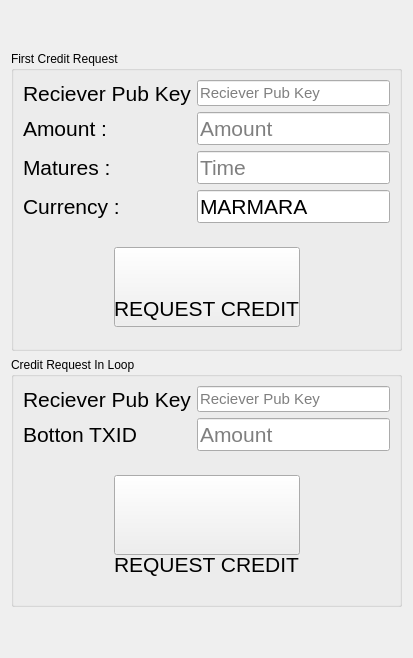
              <widget class="QWidget" name="tab_13">
               <attribute name="title">
                <string>BEARER (HOLDER)</string>
               </attribute>
               <layout class="QVBoxLayout" name="verticalLayout_13">
                <item>
                 <spacer name="verticalSpacer_14">
                  <property name="orientation">
                   <enum>Qt::Vertical</enum>
                  </property>
                  <property name="sizeHint" stdset="0">
                   <size>
                    <width>20</width>
                    <height>40</height>
                   </size>
                  </property>
                 </spacer>
                </item>
                <item>
                 <layout class="QHBoxLayout" name="horizontalLayout_35">
                  <item>
                   <widget class="QGroupBox" name="groupBox_10">
                    <property name="sizePolicy">
                     <sizepolicy hsizetype="Maximum" vsizetype="Maximum">
                      <horstretch>0</horstretch>
                      <verstretch>0</verstretch>
                     </sizepolicy>
                    </property>
                    <property name="minimumSize">
                     <size>
                      <width>0</width>
                      <height>0</height>
                     </size>
                    </property>
                    <property name="maximumSize">
                     <size>
                      <width>700</width>
                      <height>300</height>
                     </size>
                    </property>
                    <property name="title">
                     <string>First Credit Request</string>
                    </property>
                    <layout class="QGridLayout" name="gridLayout_26">
                     <item row="1" column="0">
                      <widget class="QLabel" name="label_22">
                       <property name="font">
                        <font>
                         <pointsize>16</pointsize>
                        </font>
                       </property>
                       <property name="text">
                        <string>Amount :</string>
                       </property>
                      </widget>
                     </item>
                     <item row="2" column="1">
                      <widget class="QLineEdit" name="lineEdit_3">
                       <property name="enabled">
                        <bool>true</bool>
                       </property>
                       <property name="font">
                        <font>
                         <pointsize>16</pointsize>
                        </font>
                       </property>
                       <property name="layoutDirection">
                        <enum>Qt::LeftToRight</enum>
                       </property>
                       <property name="inputMethodHints">
                        <set>Qt::ImhLatinOnly</set>
                       </property>
                       <property name="text">
                        <string/>
                       </property>
                       <property name="alignment">
                        <set>Qt::AlignLeading|Qt::AlignLeft|Qt::AlignVCenter</set>
                       </property>
                       <property name="placeholderText">
                        <string>Time</string>
                       </property>
                      </widget>
                     </item>
                     <item row="2" column="0">
                      <widget class="QLabel" name="label_41">
                       <property name="font">
                        <font>
                         <pointsize>16</pointsize>
                        </font>
                       </property>
                       <property name="text">
                        <string>Matures : </string>
                       </property>
                      </widget>
                     </item>
                     <item row="0" column="0">
                      <widget class="QLabel" name="label_34">
                       <property name="font">
                        <font>
                         <pointsize>16</pointsize>
                        </font>
                       </property>
                       <property name="text">
                        <string>Reciever Pub Key</string>
                       </property>
                      </widget>
                     </item>
                     <item row="0" column="1">
                      <widget class="QLineEdit" name="lineEdit_21">
                       <property name="font">
                        <font>
                         <pointsize>11</pointsize>
                        </font>
                       </property>
                       <property name="text">
                        <string/>
                       </property>
                       <property name="placeholderText">
                        <string>Reciever Pub Key</string>
                       </property>
                      </widget>
                     </item>
                     <item row="1" column="1">
                      <widget class="QLineEdit" name="lineEdit_2">
                       <property name="font">
                        <font>
                         <pointsize>16</pointsize>
                        </font>
                       </property>
                       <property name="text">
                        <string/>
                       </property>
                       <property name="placeholderText">
                        <string>Amount</string>
                       </property>
                      </widget>
                     </item>
                     <item row="3" column="0">
                      <widget class="QLabel" name="label_42">
                       <property name="font">
                        <font>
                         <pointsize>16</pointsize>
                        </font>
                       </property>
                       <property name="text">
                        <string>Currency : </string>
                       </property>
                      </widget>
                     </item>
                     <item row="3" column="1">
                      <widget class="QLineEdit" name="lineEdit_4">
                       <property name="enabled">
                        <bool>true</bool>
                       </property>
                       <property name="font">
                        <font>
                         <pointsize>16</pointsize>
                        </font>
                       </property>
                       <property name="text">
                        <string>MARMARA</string>
                       </property>
                       <property name="readOnly">
                        <bool>true</bool>
                       </property>
                      </widget>
                     </item>
                     <item row="4" column="0" colspan="2">
                      <widget class="QFrame" name="frame_46">
                       <property name="sizePolicy">
                        <sizepolicy hsizetype="Minimum" vsizetype="Maximum">
                         <horstretch>0</horstretch>
                         <verstretch>0</verstretch>
                        </sizepolicy>
                       </property>
                       <property name="frameShape">
                        <enum>QFrame::NoFrame</enum>
                       </property>
                       <property name="frameShadow">
                        <enum>QFrame::Raised</enum>
                       </property>
                       <layout class="QHBoxLayout" name="horizontalLayout_8">
                        <item>
                         <spacer name="horizontalSpacer_16">
                          <property name="orientation">
                           <enum>Qt::Horizontal</enum>
                          </property>
                          <property name="sizeHint" stdset="0">
                           <size>
                            <width>40</width>
                            <height>20</height>
                           </size>
                          </property>
                         </spacer>
                        </item>
                        <item>
                         <widget class="QFrame" name="frame_7">
                          <property name="frameShape">
                           <enum>QFrame::NoFrame</enum>
                          </property>
                          <property name="frameShadow">
                           <enum>QFrame::Raised</enum>
                          </property>
                          <layout class="QVBoxLayout" name="verticalLayout_14">
                           <item>
                            <widget class="QPushButton" name="pushButton_27">
                             <property name="sizePolicy">
                              <sizepolicy hsizetype="Minimum" vsizetype="Maximum">
                               <horstretch>0</horstretch>
                               <verstretch>0</verstretch>
                              </sizepolicy>
                             </property>
                             <property name="minimumSize">
                              <size>
                               <width>80</width>
                               <height>80</height>
                              </size>
                             </property>
                             <property name="layoutDirection">
                              <enum>Qt::LeftToRight</enum>
                             </property>
                             <property name="text">
                              <string/>
                             </property>
                             <property name="autoRepeatDelay">
                              <number>0</number>
                             </property>
                            </widget>
                           </item>
                           <item>
                            <widget class="QLabel" name="label_43">
                             <property name="font">
                              <font>
                               <pointsize>16</pointsize>
                              </font>
                             </property>
                             <property name="text">
                              <string>REQUEST CREDIT</string>
                             </property>
                            </widget>
                           </item>
                          </layout>
                         </widget>
                        </item>
                        <item>
                         <spacer name="horizontalSpacer_15">
                          <property name="orientation">
                           <enum>Qt::Horizontal</enum>
                          </property>
                          <property name="sizeHint" stdset="0">
                           <size>
                            <width>40</width>
                            <height>20</height>
                           </size>
                          </property>
                         </spacer>
                        </item>
                       </layout>
                      </widget>
                     </item>
                    </layout>
                   </widget>
                  </item>
                 </layout>
                </item>
                <item>
                 <layout class="QHBoxLayout" name="horizontalLayout_37">
                  <item>
                   <widget class="QGroupBox" name="groupBox_11">
                    <property name="sizePolicy">
                     <sizepolicy hsizetype="Maximum" vsizetype="Maximum">
                      <horstretch>0</horstretch>
                      <verstretch>0</verstretch>
                     </sizepolicy>
                    </property>
                    <property name="minimumSize">
                     <size>
                      <width>0</width>
                      <height>0</height>
                     </size>
                    </property>
                    <property name="maximumSize">
                     <size>
                      <width>700</width>
                      <height>250</height>
                     </size>
                    </property>
                    <property name="title">
                     <string>Credit Request In Loop</string>
                    </property>
                    <layout class="QGridLayout" name="gridLayout_28">
                     <item row="1" column="0">
                      <widget class="QLabel" name="label_49">
                       <property name="font">
                        <font>
                         <pointsize>16</pointsize>
                        </font>
                       </property>
                       <property name="text">
                        <string>Botton TXID </string>
                       </property>
                      </widget>
                     </item>
                     <item row="0" column="0">
                      <widget class="QLabel" name="label_51">
                       <property name="font">
                        <font>
                         <pointsize>16</pointsize>
                        </font>
                       </property>
                       <property name="text">
                        <string>Reciever Pub Key</string>
                       </property>
                      </widget>
                     </item>
                     <item row="0" column="1">
                      <widget class="QLineEdit" name="lineEdit_24">
                       <property name="font">
                        <font>
                         <pointsize>11</pointsize>
                        </font>
                       </property>
                       <property name="text">
                        <string/>
                       </property>
                       <property name="placeholderText">
                        <string>Reciever Pub Key</string>
                       </property>
                      </widget>
                     </item>
                     <item row="1" column="1">
                      <widget class="QLineEdit" name="lineEdit_25">
                       <property name="font">
                        <font>
                         <pointsize>16</pointsize>
                        </font>
                       </property>
                       <property name="text">
                        <string/>
                       </property>
                       <property name="placeholderText">
                        <string>Amount</string>
                       </property>
                      </widget>
                     </item>
                     <item row="2" column="0" colspan="2">
                      <widget class="QFrame" name="frame_48">
                       <property name="sizePolicy">
                        <sizepolicy hsizetype="Minimum" vsizetype="Maximum">
                         <horstretch>0</horstretch>
                         <verstretch>0</verstretch>
                        </sizepolicy>
                       </property>
                       <property name="frameShape">
                        <enum>QFrame::NoFrame</enum>
                       </property>
                       <property name="frameShadow">
                        <enum>QFrame::Raised</enum>
                       </property>
                       <layout class="QHBoxLayout" name="horizontalLayout_38">
                        <item>
                         <spacer name="horizontalSpacer_23">
                          <property name="orientation">
                           <enum>Qt::Horizontal</enum>
                          </property>
                          <property name="sizeHint" stdset="0">
                           <size>
                            <width>40</width>
                            <height>20</height>
                           </size>
                          </property>
                         </spacer>
                        </item>
                        <item>
                         <widget class="QFrame" name="frame_12">
                          <property name="frameShape">
                           <enum>QFrame::NoFrame</enum>
                          </property>
                          <property name="frameShadow">
                           <enum>QFrame::Raised</enum>
                          </property>
                          <layout class="QVBoxLayout" name="verticalLayout_16">
                           <item>
                            <widget class="QPushButton" name="pushButton_32">
                             <property name="sizePolicy">
                              <sizepolicy hsizetype="Minimum" vsizetype="Maximum">
                               <horstretch>0</horstretch>
                               <verstretch>0</verstretch>
                              </sizepolicy>
                             </property>
                             <property name="minimumSize">
                              <size>
                               <width>80</width>
                               <height>80</height>
                              </size>
                             </property>
                             <property name="layoutDirection">
                              <enum>Qt::LeftToRight</enum>
                             </property>
                             <property name="text">
                              <string/>
                             </property>
                             <property name="autoRepeatDelay">
                              <number>0</number>
                             </property>
                            </widget>
                           </item>
                           <item>
                            <widget class="QLabel" name="label_53">
                             <property name="font">
                              <font>
                               <pointsize>16</pointsize>
                              </font>
                             </property>
                             <property name="text">
                              <string>REQUEST CREDIT</string>
                             </property>
                            </widget>
                           </item>
                          </layout>
                         </widget>
                        </item>
                        <item>
                         <spacer name="horizontalSpacer_24">
                          <property name="orientation">
                           <enum>Qt::Horizontal</enum>
                          </property>
                          <property name="sizeHint" stdset="0">
                           <size>
                            <width>40</width>
                            <height>20</height>
                           </size>
                          </property>
                         </spacer>
                        </item>
                       </layout>
                      </widget>
                     </item>
                    </layout>
                   </widget>
                  </item>
                 </layout>
                </item>
                <item>
                 <spacer name="verticalSpacer_13">
                  <property name="orientation">
                   <enum>Qt::Vertical</enum>
                  </property>
                  <property name="sizeHint" stdset="0">
                   <size>
                    <width>20</width>
                    <height>40</height>
                   </size>
                  </property>
                 </spacer>
                </item>
               </layout>
              </widget>
